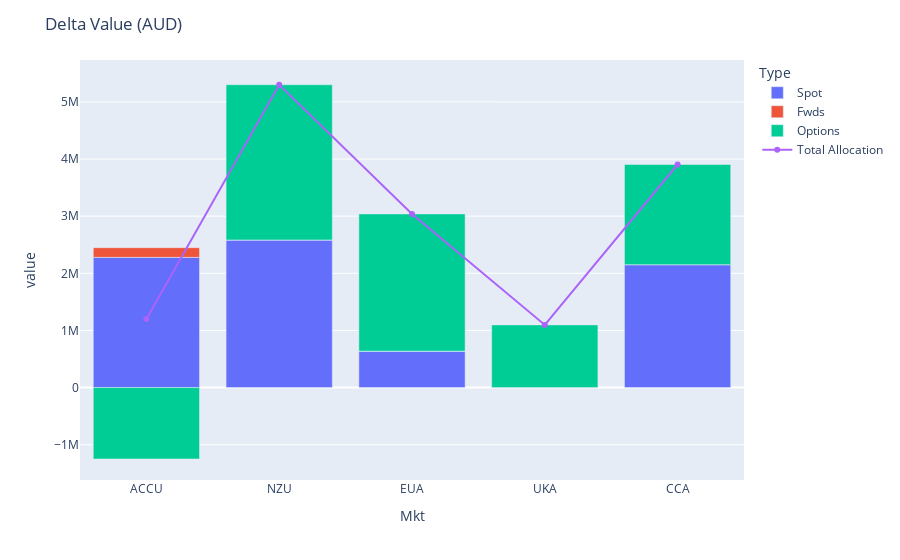

Notebook source saved alongside this figure:
### Code cell
fig = px.bar(m, x='Mkt', y='value',color='Type')
fig.add_trace(go.Scatter(x=b.Mkt, y=b['Total_Delta'],name='Total Allocation'))#, name='Total Allocation', base=0))
fig.update_layout(title='Delta Value (AUD)')
fig.show()

### Figure 1 — Plotly figure (JSON) as saved in the notebook; plotly's stock layout.template omitted (floating-point values rounded to 4 significant figures)
{"data": [{"alignmentgroup": "True", "hovertemplate": "Type=Spot<br>Mkt=%{x}<br>value=%{y}<extra></extra>", "legendgroup": "Spot", "marker": {"color": "#636efa", "pattern": {"shape": ""}}, "name": "Spot", "offsetgroup": "Spot", "orientation": "v", "showlegend": true, "textposition": "auto", "type": "bar", "x": ["ACCU", "NZU", "EUA", "UKA", "CCA"], "xaxis": "x", "y": [2279020, 2583918, 637941, 0, 2151639], "yaxis": "y"}, {"alignmentgroup": "True", "hovertemplate": "Type=Fwds<br>Mkt=%{x}<br>value=%{y}<extra></extra>", "legendgroup": "Fwds", "marker": {"color": "#EF553B", "pattern": {"shape": ""}}, "name": "Fwds", "offsetgroup": "Fwds", "orientation": "v", "showlegend": true, "textposition": "auto", "type": "bar", "x": ["ACCU", "NZU", "EUA", "UKA", "CCA"], "xaxis": "x", "y": [170000, 0, 0, 0, 0], "yaxis": "y"}, {"alignmentgroup": "True", "hovertemplate": "Type=Options<br>Mkt=%{x}<br>value=%{y}<extra></extra>", "legendgroup": "Options", "marker": {"color": "#00cc96", "pattern": {"shape": ""}}, "name": "Options", "offsetgroup": "Options", "orientation": "v", "showlegend": true, "textposition": "auto", "type": "bar", "x": ["ACCU", "NZU", "EUA", "UKA", "CCA"], "xaxis": "x", "y": [-1249196, 2715731, 2400572, 1097313, 1752453], "yaxis": "y"}, {"name": "Total Allocation", "type": "scatter", "x": ["ACCU", "NZU", "EUA", "UKA", "CCA"], "y": [1199824, 5299650, 3038513, 1097313, 3904092]}], "layout": {"barmode": "relative", "legend": {"title": {"text": "Type"}, "tracegroupgap": 0}, "margin": {"t": 60}, "title": {"text": "Delta Value (AUD)"}, "xaxis": {"anchor": "y", "domain": [0, 1], "title": {"text": "Mkt"}}, "yaxis": {"anchor": "x", "domain": [0, 1], "title": {"text": "value"}}}}
